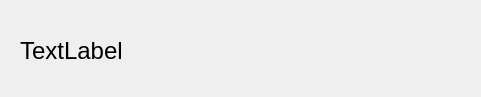
<?xml version="1.0" encoding="UTF-8"?>
<ui version="4.0">
 <class>secondary</class>
 <widget class="QDialog" name="secondary">
  <property name="geometry">
   <rect>
    <x>0</x>
    <y>0</y>
    <width>481</width>
    <height>97</height>
   </rect>
  </property>
  <property name="windowTitle">
   <string>Dialog</string>
  </property>
  <widget class="QLabel" name="label">
   <property name="geometry">
    <rect>
     <x>20</x>
     <y>20</y>
     <width>431</width>
     <height>61</height>
    </rect>
   </property>
   <property name="font">
    <font>
     <pointsize>18</pointsize>
    </font>
   </property>
   <property name="text">
    <string>TextLabel</string>
   </property>
  </widget>
 </widget>
 <resources/>
 <connections/>
</ui>
